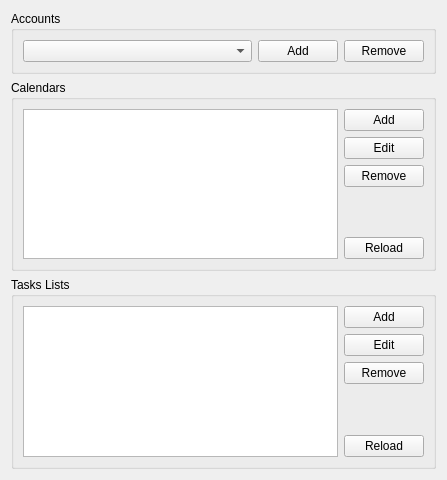
<?xml version="1.0" encoding="UTF-8"?>
<ui version="4.0">
 <class>SettingsDialog</class>
 <widget class="QWidget" name="SettingsDialog">
  <property name="geometry">
   <rect>
    <x>0</x>
    <y>0</y>
    <width>447</width>
    <height>480</height>
   </rect>
  </property>
  <property name="sizePolicy">
   <sizepolicy hsizetype="Minimum" vsizetype="Minimum">
    <horstretch>0</horstretch>
    <verstretch>0</verstretch>
   </sizepolicy>
  </property>
  <property name="minimumSize">
   <size>
    <width>0</width>
    <height>480</height>
   </size>
  </property>
  <property name="windowTitle">
   <string>Calendar Resource Settings</string>
  </property>
  <layout class="QVBoxLayout" name="verticalLayout">
   <item>
    <widget class="QGroupBox" name="accountsBox">
     <property name="title">
      <string>Accounts</string>
     </property>
     <layout class="QGridLayout" name="gridLayout">
      <item row="0" column="1">
       <widget class="QPushButton" name="addAccountBtn">
        <property name="sizePolicy">
         <sizepolicy hsizetype="Minimum" vsizetype="Minimum">
          <horstretch>0</horstretch>
          <verstretch>0</verstretch>
         </sizepolicy>
        </property>
        <property name="text">
         <string>Add</string>
        </property>
        <property name="icon">
         <iconset theme="list-add-user">
          <normaloff>../../../../../.designer/backup</normaloff>../../../../../.designer/backup</iconset>
        </property>
       </widget>
      </item>
      <item row="0" column="2">
       <widget class="QPushButton" name="removeAccountBtn">
        <property name="sizePolicy">
         <sizepolicy hsizetype="Minimum" vsizetype="Minimum">
          <horstretch>0</horstretch>
          <verstretch>0</verstretch>
         </sizepolicy>
        </property>
        <property name="text">
         <string>Remove</string>
        </property>
        <property name="icon">
         <iconset theme="list-remove-user">
          <normaloff>../../../../../.designer/backup</normaloff>../../../../../.designer/backup</iconset>
        </property>
       </widget>
      </item>
      <item row="2" column="1">
       <spacer name="verticalSpacer">
        <property name="orientation">
         <enum>Qt::Vertical</enum>
        </property>
        <property name="sizeHint" stdset="0">
         <size>
          <width>20</width>
          <height>40</height>
         </size>
        </property>
       </spacer>
      </item>
      <item row="0" column="0">
       <widget class="KGoogle::Ui::AccountsCombo" name="accountsCombo">
        <property name="sizePolicy">
         <sizepolicy hsizetype="Expanding" vsizetype="Fixed">
          <horstretch>0</horstretch>
          <verstretch>0</verstretch>
         </sizepolicy>
        </property>
       </widget>
      </item>
     </layout>
    </widget>
   </item>
   <item>
    <widget class="QGroupBox" name="calendarsBox">
     <property name="title">
      <string>Calendars</string>
     </property>
     <layout class="QGridLayout" name="gridLayout_2">
      <item row="6" column="1">
       <widget class="QPushButton" name="reloadCalendarsBtn">
        <property name="text">
         <string>Reload</string>
        </property>
        <property name="icon">
         <iconset theme="view-refresh">
          <normaloff>../../../../../.designer/backup</normaloff>../../../../../.designer/backup</iconset>
        </property>
       </widget>
      </item>
      <item row="3" column="1">
       <widget class="QPushButton" name="editCalBtn">
        <property name="text">
         <string>Edit</string>
        </property>
       </widget>
      </item>
      <item row="4" column="1">
       <widget class="QPushButton" name="removeCalBtn">
        <property name="text">
         <string>Remove</string>
        </property>
        <property name="icon">
         <iconset theme="list-remove">
          <normaloff>../../../../../.designer/backup</normaloff>../../../../../.designer/backup</iconset>
        </property>
       </widget>
      </item>
      <item row="2" column="1">
       <widget class="QPushButton" name="addCalBtn">
        <property name="text">
         <string>Add</string>
        </property>
        <property name="icon">
         <iconset theme="list-add">
          <normaloff>../../../../../.designer/backup</normaloff>../../../../../.designer/backup</iconset>
        </property>
       </widget>
      </item>
      <item row="5" column="1">
       <spacer name="verticalSpacer_2">
        <property name="orientation">
         <enum>Qt::Vertical</enum>
        </property>
        <property name="sizeHint" stdset="0">
         <size>
          <width>20</width>
          <height>40</height>
         </size>
        </property>
       </spacer>
      </item>
      <item row="2" column="0" rowspan="5">
       <widget class="QListWidget" name="calendarsList"/>
      </item>
     </layout>
    </widget>
   </item>
   <item>
    <widget class="QGroupBox" name="tasksBox">
     <property name="title">
      <string>Tasks Lists</string>
     </property>
     <layout class="QGridLayout" name="gridLayout_3">
      <item row="0" column="1">
       <widget class="QPushButton" name="addTasksBtn">
        <property name="text">
         <string>Add</string>
        </property>
        <property name="icon">
         <iconset theme="list-add">
          <normaloff>../../../../../.designer/backup</normaloff>../../../../../.designer/backup</iconset>
        </property>
       </widget>
      </item>
      <item row="0" column="0" rowspan="5">
       <widget class="QListWidget" name="tasksList"/>
      </item>
      <item row="4" column="1">
       <widget class="QPushButton" name="reloadTasksBtn">
        <property name="text">
         <string>Reload</string>
        </property>
        <property name="icon">
         <iconset theme="view-refresh">
          <normaloff>../../../../../.designer/backup</normaloff>../../../../../.designer/backup</iconset>
        </property>
       </widget>
      </item>
      <item row="2" column="1">
       <widget class="QPushButton" name="removeTasksBtn">
        <property name="text">
         <string>Remove</string>
        </property>
        <property name="icon">
         <iconset theme="list-remove">
          <normaloff>../../../../../.designer/backup</normaloff>../../../../../.designer/backup</iconset>
        </property>
       </widget>
      </item>
      <item row="1" column="1">
       <widget class="QPushButton" name="editTasksBtn">
        <property name="text">
         <string>Edit</string>
        </property>
       </widget>
      </item>
      <item row="3" column="1">
       <spacer name="verticalSpacer_3">
        <property name="orientation">
         <enum>Qt::Vertical</enum>
        </property>
        <property name="sizeHint" stdset="0">
         <size>
          <width>20</width>
          <height>40</height>
         </size>
        </property>
       </spacer>
      </item>
     </layout>
    </widget>
   </item>
  </layout>
 </widget>
 <customwidgets>
  <customwidget>
   <class>KGoogle::Ui::AccountsCombo</class>
   <extends>QComboBox</extends>
   <header location="global">libkgoogle/ui/accountscombo.h</header>
  </customwidget>
 </customwidgets>
 <resources/>
 <connections/>
</ui>
